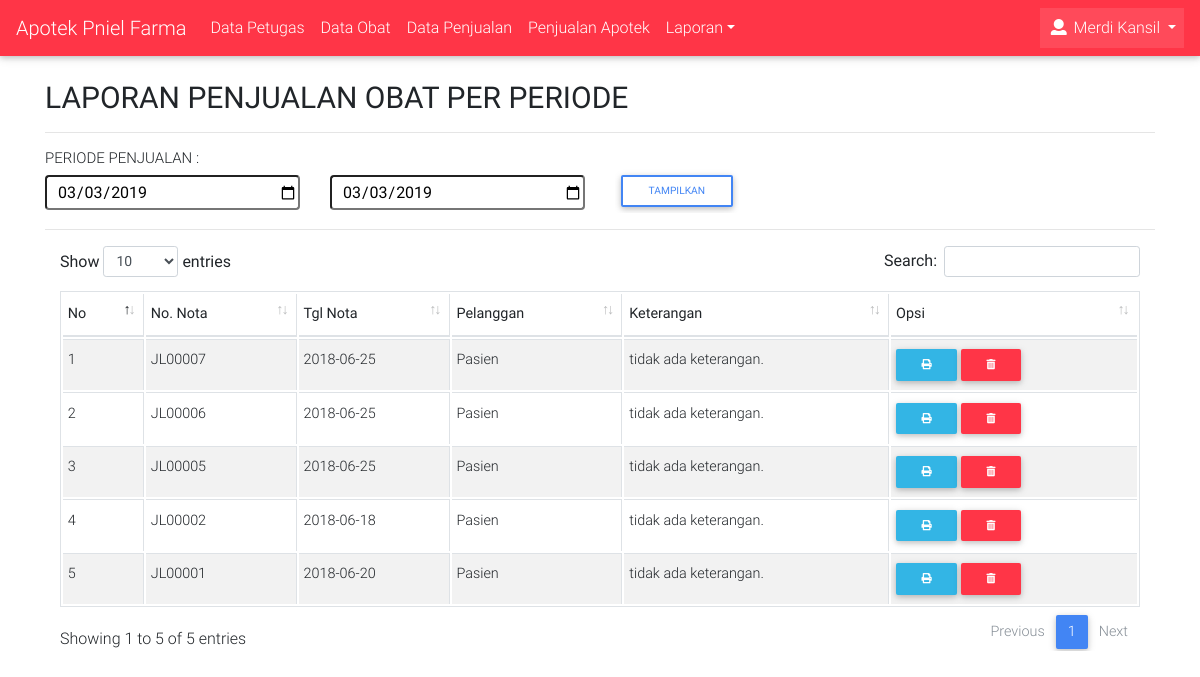
Screenshot of /laporan_penjualanobat.php (signed in) with the database file from the repository.
### tables this page shows
CREATE TABLE IF NOT EXISTS `petugas` (
`id` int(11) NOT NULL,
  `nm_petugas` varchar(100) NOT NULL,
  `no_telepon` varchar(20) NOT NULL,
  `username` varchar(20) NOT NULL,
  `password` varchar(200) NOT NULL,
  `level` enum('Admin','Kasir') NOT NULL
);

CREATE TABLE IF NOT EXISTS `penjualan` (
`id` int(11) NOT NULL,
  `no_penjualan` char(15) NOT NULL,
  `tgl_penjualan` date NOT NULL,
  `pelanggan` varchar(100) NOT NULL,
  `keterangan` varchar(200) NOT NULL,
  `uang_bayar` int(12) NOT NULL,
  `id_petugas` int(11) NOT NULL
);

### config/class_db.php (called while the page is built, shortened)
<?php
class Database {
    protected $conn;
    public function __construct($connect){
        $this->conn = $connect;
    }
    public function select($tabel, $where = "", $value = "", $order = "", $limit = "", $where2 = "", $value2 = ""){
        if ($where != "" && $value != "") {
            if ($order != "") {
                if ($limit != "") {
                    if ($where2 != "" && $value2 != "") {
                        $sql = "SELECT * FROM $tabel WHERE $where = :$where AND $where2 = :$where2 ORDER BY $order DESC LIMIT $limit";
                        $stmt = $this->conn->prepare($sql);
                        $stmt->execute(array(":$where" => $value, ":$where2" => $value2));
                        return $stmt;
                    }else{
                        $sql = "SELECT * FROM $tabel WHERE $where = :$where ORDER BY $order DESC LIMIT $limit";
                        $stmt = $this->conn->prepare($sql);
                        $stmt->execute(array(":$where" => $value));
                        return $stmt;
                    }
                }else{
                    if ($where2 != "" && $value2 != "") {
                        $sql = "SELECT * FROM $tabel WHERE $where = :$where AND $where2 = :$where2 ORDER BY $order DESC";
                        $stmt = $this->conn->prepare($sql);
                        $stmt->execute(array(":$where" => $value, ":$where2" => $value2));
                        return $stmt;
                    }else{
                        $sql = "SELECT * FROM $tabel WHERE $where = :$where ORDER BY $order DESC";
                        $stmt = $this->conn->prepare($sql);
                        $stmt->execute(array(":$where" => $value));
                        return $stmt;
                    }
                }
            }else{
                $sql = "SELECT * FROM $tabel WHERE $where = :$where";
                $stmt = $this->conn->prepare($sql);
                $stmt->execute(array(":$where" => $value));
                return $stmt;
            }
        }else{
            $sql = "SELECT * FROM $tabel";
            $stmt = $this->conn->prepare($sql);
            $stmt->execute();
            return $stmt;
        }
    }
}
?>

### laporan_penjualanobat.php (the view, shortened to what this page needs)
<?php
include("template/head/head_dashboard.php");
include("template/header/header.php");
?>
<div class="container" style="margin-top: 2%;">
	<h2 style="font-size: 30px"><b>LAPORAN PENJUALAN OBAT PER PERIODE</b></h2><hr>
	<h4 style="font-size: 15px">PERIODE PENJUALAN : </h4>
	<form method="get" action="">
		<div class="row">
			<div class="col-md-3">
				<input name="txtTglAwal" type="date" class="input" value="<?php echo date('Y-m-d') ?>" />
			</div>
			<div class="col-md-3">
				<input name="txtTglAkhir" type="date" class="input" value="<?php echo date('Y-m-d') ?>" />
			</div>
			<div id="prosesPeriode">
				<div class="col-md-3">
					<input type="submit" name="proses" class="btn btn-outline-primary btn-sm" value="Tampilkan" />
				</div>
			</div>
		</div>
	</form><hr>
	<div class="table-responsive">
		<table id="example" class="table table-striped table-bordered table-sm">
	        <thead>
	            <tr>
	                <th>No</th>
	                <th>No. Nota</th>
	                <th>Tgl Nota</th>
	                <th>Pelanggan</th>
	                <th>Keterangan</th>
	                <th>Opsi</th>
	            </tr>
	        </thead>
	        <tbody>
	        <?php
	        if (isset($_GET['proses'])) {
	        $tglAwal = $_GET['txtTglAwal'];
	        $tglAkhir = $_GET['txtTglAkhir'];
	        $query = $connect->prepare("SELECT * FROM penjualan WHERE tgl_penjualan BETWEEN :tglAwal AND :tglAkhir AND id_petugas = :id_petugas");
	        $query->execute(array(":tglAwal" => $tglAwal, ":tglAkhir" => $tglAkhir, ":id_petugas" => $getuser['id']));
	        $no = 1;
	        while ($row = $query->fetch()) {
	        ?>
	            <tr>
	                <td><?php echo $no++ ?></td>
	                <td><?php echo $row['no_penjualan'] ?></td>
	                <td><?php echo $row['tgl_penjualan'] ?></td>
	                <td><?php echo $row['pelanggan'] ?></td>
	                <td>
	                	<?php
	                	if ($row['keterangan'] == "") {
	                		echo 'tidak ada keterangan.';
	                	}elseif($row['keterangan'] != ""){
	                		echo $row['keterangan'];
	                	}
	                	?>
	                </td>
	                <td>
	                	<a href="/apotek/nota-penjualan/<?php echo $row['no_penjualan'] ?>" target="_blank" class="btn btn-sm btn-info" title="Nota"><i class="fas fa-print"></i></a>
	                	<a href="/apotek/hapus-penjualan/<?php echo $row['no_penjualan'] ?>" class="btn btn-sm btn-danger" onclick="return confirm('Anda yakin ingin menghapus data penjualan ini ?')" title="Hapus"><i class="fas fa-trash-alt"></i></a>
	                </td>
	            </tr>
	        <?php }}else{ ?>
	        <?php
	        $query = $connect->prepare("SELECT * FROM penjualan WHERE id_petugas = :id_petugas");
	        $query->execute(array(":id_petugas" => $getuser['id']));
	        $no = 1;
	        while ($row = $query->fetch()) {
	        ?>
	            <tr>
	                <td><?php echo $no++ ?></td>
	                <td><?php echo $row['no_penjualan'] ?></td>
	                <td><?php echo $row['tgl_penjualan'] ?></td>
	                <td><?php echo $row['pelanggan'] ?></td>
	                <td>
	                	<?php
	                	if ($row['keterangan'] == "") {
	                		echo 'tidak ada keterangan.';
	                	}elseif($row['keterangan'] != ""){
	                		echo $row['keterangan'];
	                	}
	                	?>
	                </td>
	                <td>
	                	<a href="/apotek/nota-penjualan/<?php echo $row['no_penjualan'] ?>" target="_blank" class="btn btn-sm btn-info" title="Nota"><i class="fas fa-print"></i></a>
	                	<a href="/apotek/hapus-penjualan/<?php echo $row['no_penjualan'] ?>" class="btn btn-sm btn-danger" onclick="return confirm('Anda yakin ingin menghapus data penjualan ini ?')" title="Hapus"><i class="fas fa-trash-alt"></i></a>
	                </td>
	            </tr>
	        <?php }} ?>
	        </tbody>
	    </table>
	</div>
</div>
</body>
</html>

### template/header/header.php (shortened to what this page needs)
<nav class="navbar navbar-expand-lg navbar-dark danger-color">
    <a class="navbar-brand" href="/apotek/dashboard">Apotek Pniel Farma</a>
    <div class="collapse navbar-collapse" id="basicExampleNav">
        <ul class="navbar-nav mr-auto">
        <?php if($getuser['level'] == "Admin"){ ?>
            <li class="nav-item"><a class="nav-link" href="/apotek/data-petugas">Data Petugas</a></li>
            <li class="nav-item"><a class="nav-link" href="/apotek/data-obat">Data Obat</a></li>
            <li class="nav-item"><a class="nav-link" href="/apotek/data-penjualan">Data Penjualan</a></li>
            <li class="nav-item"><a class="nav-link" href="/apotek/penjualan/obat">Penjualan Apotek</a></li>
            <li class="nav-item dropdown">
                <a class="nav-link dropdown-toggle" id="navbarDropdownMenuLink" data-toggle="dropdown" aria-haspopup="true" aria-expanded="false">Laporan</a>
            </li>
        <?php }elseif($getuser['level'] == "Kasir"){ ?>
            <li class="nav-item"><a class="nav-link" href="/apotek/penjualan/obat">Penjualan Apotek</a></li>
            <li class="nav-item"><a class="nav-link" href="/apotek/data-obat">Data Obat</a></li>
        <?php } ?>
        </ul>
        <ul class="navbar-nav ml-auto">
            <li class="nav-item dropdown active">
                <a class="nav-link dropdown-toggle" href="#" id="navbarDropdownMenuLink" data-toggle="dropdown">
                    <i class="fa fa-user"></i> <?php echo $getuser['nm_petugas'] ?>
                </a>
            </li>
        </ul>
    </div>
</nav>

### library/css/style.css (style rules this page uses)
.input { border-radius: 4px; width: 100%; padding-left: 10px; height: 35px; display: inline-block; box-sizing: border-box; }

### library/css/dashboard.css (style rules this page uses)
#prosesPeriode { margin-top: -0.5%; }

### rows the page displays
petugas: nm_petugas "Merdi Kansil"
penjualan: no_penjualan "JL00007", tgl_penjualan "2018-06-25", pelanggan "Pasien", keterangan "tidak ada keterangan."
penjualan: no_penjualan "JL00006", tgl_penjualan "2018-06-25", pelanggan "Pasien", keterangan "tidak ada keterangan."
penjualan: no_penjualan "JL00005", tgl_penjualan "2018-06-25", pelanggan "Pasien", keterangan "tidak ada keterangan."
penjualan: no_penjualan "JL00002", tgl_penjualan "2018-06-18", pelanggan "Pasien", keterangan "tidak ada keterangan."
penjualan: no_penjualan "JL00001", tgl_penjualan "2018-06-20", pelanggan "Pasien", keterangan "tidak ada keterangan."
